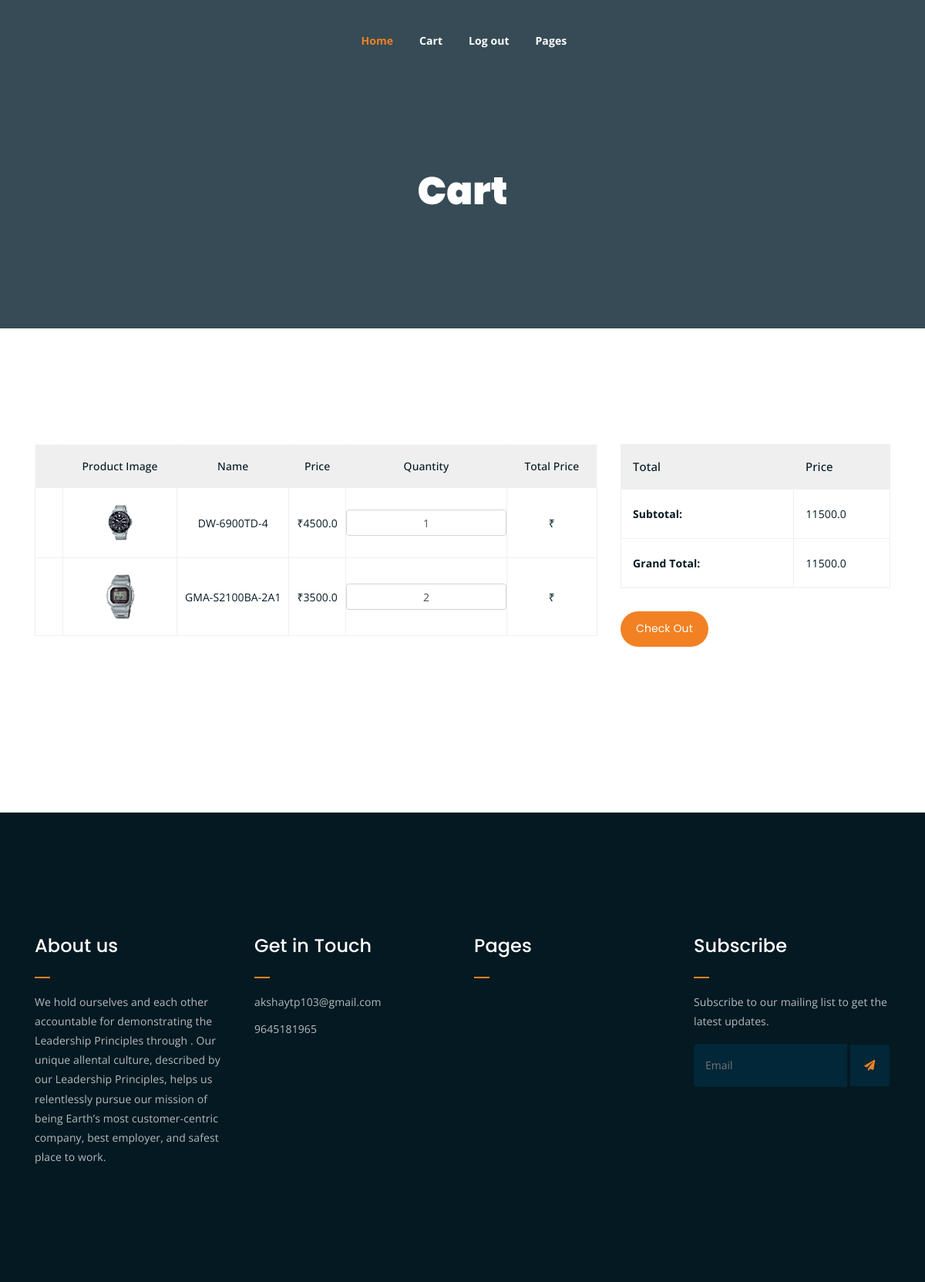
The app's page /cart (signed in) with its own data.
### timeapp/models.py (models this page shows, shortened)
class CartItem(models.Model):
    product = models.ForeignKey(Product,on_delete=models.CASCADE)
    cart    = models.ForeignKey(Cart,on_delete=models.CASCADE,null=True,blank=True)
    quantity =models.IntegerField()
    is_active = models.BooleanField(default=True)

class Product(models.Model):
    productname = models.CharField(max_length=50,null=False)
    strapcolor = models.CharField(max_length=50,null=False)
    price=models.FloatField()
    image=models.ImageField(upload_to="images/product")
    slug         = models.SlugField(max_length=200,db_index=True)

### timeapp/views.py (the view)
# urls.py: path('cart',views.cart,name='cart'),
def cart(request,total=0,quantity=0,cart_items=None):
    try:
        grand_total= 0
        if request.user.is_authenticated:
            cart_items=CartItem.objects.filter(is_active=True)
        else:
            cart = Cart.objects.get(cart_id = _cart_id(request))
            cart_items=CartItem.objects.get(cart=cart,is_active=True)
            print(55555,cart_items)
        for cart_item in cart_items:
            total +=(cart_item.product.price * cart_item.quantity)
            quantity +=cart_item.quantity
        grand_total= total
    except ObjectDoesNotExist:
        pass
    context={
        'total':total,
        'quantity':quantity,
        'cart_items':cart_items,
        'grand_total' : grand_total,
    }
    print(33333333)
    return render(request,'main/cart.html',context)

### templates/main/cart.html (shortened to what this page needs)
	{% extends 'main/userbase.html' %}
	{% load static %}
	{% block content %}
	<div class="breadcrumb-section breadcrumb-bg">
		<div class="container">
			<div class="row">
				<div class="col-lg-8 offset-lg-2 text-center">
					<div class="breadcrumb-text">
						<h1>Cart</h1>
					</div>
				</div>
			</div>
		</div>
	</div>
	<div class="cart-section mt-150 mb-150">
		<div class="container">
			{% if not cart_items %}
			<h4>your shoping cart is empty</h4>
			<br>
			<div class="text-center">
			<a href="{% url 'home' %}" class="btn btn-primary">continue shoping...</a>
			</div>
			{% else %}
			<div class="row">
				<div class="col-lg-8 col-md-12">
					<div class="cart-table-wrap">
						<table class="cart-table">
							<thead class="cart-table-head">
								<tr class="table-head-row">
									<th class="product-remove"></th>
									<th class="product-image">Product Image</th>
									<th class="product-name">Name</th>
									<th class="product-price">Price</th>
									<th class="product-quantity">Quantity</th>
									<th class="product-total">Total Price</th>
								</tr>
							</thead>
							<tbody>
							{% for cart_item in cart_items %}
								<tr class="table-body-row">
									<td class="product-remove"></td>
									<a href="{{cart_item.product.get_url}}"><td class="product-image"><img src="{{ cart_item.product.image.url }}" alt=""></td></a>
									<a href="{{cart_item.product.get_url}}"><td class="product-name">{{cart_item.product.productname}}
										</td></a>
									<td class="product-price">₹{{cart_item.product.price}}</td>
									<td class="product-quantity"></a>
									<input type="text" name="quantity" class="form-control qty-input text-center" value="{{cart_item.quantity}}">
									</td>
									<td class="product-total">₹{{ cart_item.sub_total }}</td>
								</tr>
							</tbody>
							{% endfor %}
						</table>
					</div>
				</div>
				<div class="col-lg-4">
					<div class="total-section">
						<table class="total-table">
							<thead class="total-table-head">
								<tr class="table-total-row">
									<th>Total</th>
									<th>Price</th>
								</tr>
							</thead>
							<tbody>
								<tr class="total-data">
									<td><strong>Subtotal: </strong></td>
									<td>{{ total }}</td>
								</tr>
								<tr class="total-data">
									<td><strong>Grand Total: </strong></td>
									<td>{{grand_total}}</td>
								</tr>
							</tbody>
						</table>
						<div class="cart-buttons">
							<a href="#" class="boxed-btn black">Check Out</a>
						</div>
					</div>
					</div>
				</div>
			</div>
			{% endif %}
		</div>
	{% endblock %}

### static/assets/css/main.css (style rules this page uses)
html { font-size: 14px; font-weight: 400; line-height: 28px; height: 100%; }
body { font-family: "Open Sans", sans-serif; font-weight: 400; font-size: 1rem; letter-spacing: 0.1px; line-height: 1.8; color: #051922; overflow-x: hidden; }
body img { max-width: 100%; }
a { cursor: pointer; text-decoration: none; -webkit-transition: all 0.2s ease-in-out; -o-transition: all 0.2s ease-in-out; transition: all 0.2s ease-in-out; }
h1, .h1, h2, .h2, h3, .h3, h4, .h4, h5, .h5, h6, .h6 { font-family: "Poppins", sans-serif; font-weight: 700; margin: 0 0 1.25rem 0; color: #051922; }
h1:last-child, .h1:last-child, h2:last-child, .h2:last-child, h3:last-child, .h3:last-child, h4:last-child, .h4:last-child, h5:last-child, .h5:last-child, h6:last-child, .h6:last-child { margin: 0; }
h1, .h1 { font-size: 4rem; font-weight: 700; line-height: 4rem; }
.mt-150 { margin-top: 150px; }
.mb-150 { margin-bottom: 150px; }
a.boxed-btn { font-family: 'Poppins', sans-serif; display: inline-block; background-color: #F28123; color: #fff; padding: 10px 20px; }
a.boxed-btn, a.bordered-btn, a.cart-btn { border-radius: 50px; }
.breadcrumb-bg { background-image: url(../img/breadcrumb-bg.jpg); }
.breadcrumb-text h1 { font-size: 50px; font-weight: 900; color: #fff; margin: 0; margin-top: 20px; }
.breadcrumb-section { padding: 150px 0; background-size: cover; background-position: center center; position: relative; z-index: 1; background-attachment: fixed; padding-top: 200px; }
.breadcrumb-section:after { position: absolute; left: 0; top: 0; width: 100%; height: 100%; content: ""; background-color: #07212e; z-index: -1; opacity: 0.8; }
a.boxed-btn { -webkit-transition: 0.3s; -o-transition: 0.3s; transition: 0.3s; }
.product-image img { -webkit-transition: 0.3s; -o-transition: 0.3s; transition: 0.3s; }
html, body { height: 100%; }
.product-image { padding: 30px; padding-bottom: 0; }
.product-image img { width: 90%; border-radius: 5px; margin-bottom: 20px; }
table.cart-table { border: 1px solid #f9f9f9; width: 100%; }
thead { border-bottom: 1px solid #eee; }
tr.table-head-row th { border-right: 1px solid #efefef; padding: 15px; font-weight: 500; text-align: center; }
tr.table-head-row th:last-child { border-right: none; }
.cart-table-wrap tbody tr td { text-align: center; }
td.product-image img { max-width: 50px; -webkit-box-shadow: none; box-shadow: none; margin-bottom: 0; }
.cart-table-wrap tbody tr td { border: 1px solid #efefef; padding: 20px 0; color: #051922; }
thead.cart-table-head tr { background-color: #efefef; }
td.product-quantity input { margin-bottom: 0; }
.total-section table.total-table { border: 1px solid #efefef; width: 100%; }
tr.table-total-row { background-color: #efefef; }
tr.table-total-row th { font-weight: 500; font-size: 15px; padding: 15px; }
table.total-table tbody tr.total-data td { border: 1px solid #efefef; padding: 19px 15px; }
tr.total-data td strong { margin-right: 32px; }
.cart-buttons { margin-top: 30px; }
.cart-buttons a:first-child { margin-right: 20px; }

### static/assets/css/responsive.css (style rules this page uses)
@media only screen and (min-width: 992px) and (max-width: 1200px) { .cart-buttons a:first-child { margin-right: 0; margin-bottom: 15px; } }

### records on screen
CartItem: product.image (picture), product.productname "DW-6900TD-4", product.price "4500.0", quantity "1"
CartItem: product.image (picture), product.productname "GMA-S2100BA-2A1", product.price "3500.0", quantity "2"

### other values on screen
{{ total }} "11500.0"
{{ grand_total }} "11500.0"
